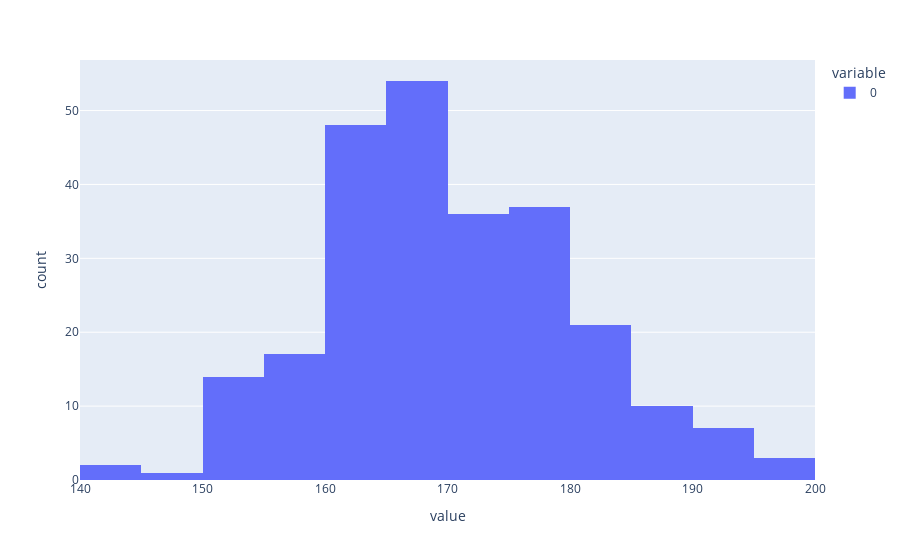

This figure's notebook cell:
### Markdown cell above
#### Histogram

### Code cell
import plotly.express as px
# generate normal data distribution
x = np.random.normal(170, 10, 250)
fig = px.histogram(x)
fig.show()

### Figure 1 — Plotly figure (JSON) as saved in the notebook; plotly's stock layout.template omitted (floating-point values rounded to 4 significant figures; data arrays with more than 128 entries replaced by an {"elided": "..."} marker saying what was removed)
{"data": [{"alignmentgroup": "True", "bingroup": "x", "hovertemplate": "variable=0<br>value=%{x}<br>count=%{y}<extra></extra>", "legendgroup": "0", "marker": {"color": "#636efa", "pattern": {"shape": ""}}, "name": "0", "offsetgroup": "0", "orientation": "v", "showlegend": true, "type": "histogram", "x": {"elided": "250 float values"}, "xaxis": "x", "yaxis": "y"}], "layout": {"barmode": "relative", "legend": {"title": {"text": "variable"}, "tracegroupgap": 0}, "margin": {"t": 60}, "xaxis": {"anchor": "y", "domain": [0, 1], "title": {"text": "value"}}, "yaxis": {"anchor": "x", "domain": [0, 1], "title": {"text": "count"}}}}
